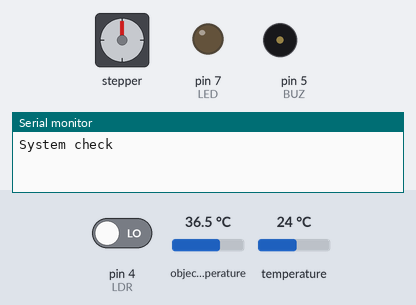
A sketch run on a simulated Arduino Uno, built with avr-gcc and run on an emulated ATmega328P. Parts: stepper motor, output pins drawn as LEDs (lit = HIGH), buzzer (waves = sounding, pin HIGH), the last lines printed to the serial monitor. Wiring (inferred from the names in the program): stepper motor (2048 steps per turn assumed): coils pin 8, pin 9, pin 10, pin 11. Dashed ring = blinking. The inputs (shaded band) are chosen by the test bench; at power-on: pin 4 (LDR) LOW, object temperature 36.5 °C, temperature 24 °C. Pins used as bus, display or sensor lines are not drawn.

Above: at 1.2 s.
1.3 s: pin 4 (LDR) driven HIGH
At 1.46 s:
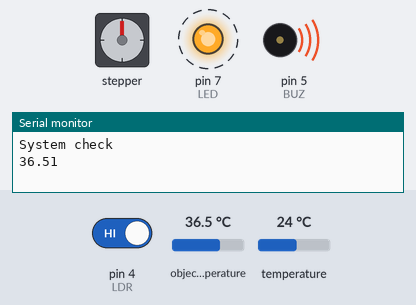
4.3 s: object temperature set to 27.3 °C
7.3 s: object temperature set to 26.7 °C
At 8.0 s:
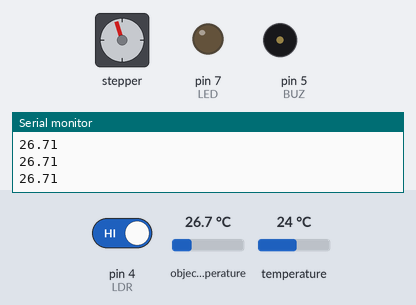
10.3 s: temperature set to 22.8 °C
At 10.45 s:
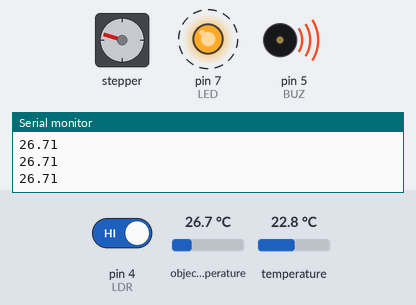
13.3 s: temperature set to 28 °C
At 13.66 s:
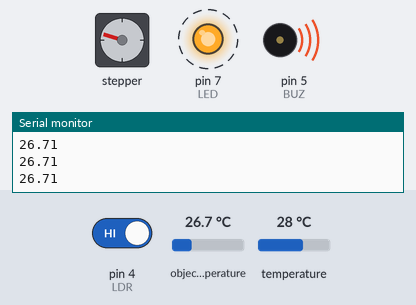
16.3 s: object temperature set to 30.6 °C
19.3 s: object temperature set to 31.3 °C
At 19.45 s:
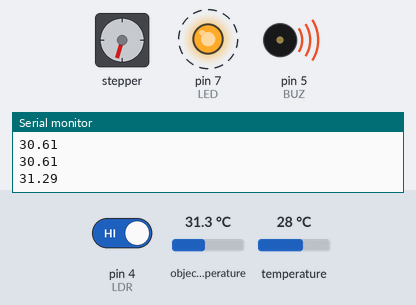
Timing chart, 0 to 59.4 s (numbered marks = the images above; inputs shaded):
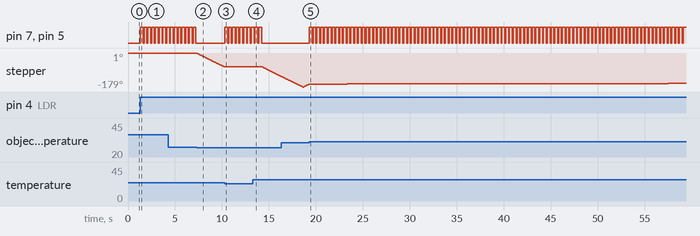

The sketch:

Agro_x_original_rec.ino
```cpp
//Previous Original code

#include <Adafruit_MLX90614.h>
#include <SoftwareSerial.h>

#define LDR 4
#define BUZ 5
#define LED 7

#define HRX 2
#define HTX 3

#define INT1 8
#define INT2 9
#define INT3 10
#define INT4 11

float Ambient = 0;
float Object = 0;
float threshold = 3;
int  StepNum= 0;
int StepDelay = 5;

Adafruit_MLX90614 mlx = Adafruit_MLX90614();
SoftwareSerial hc12(HRX, HTX);

void setup()
{
  Serial.begin(9600);
  hc12.begin(9600);

  while(!Serial);
  Serial.println("System check");

  if(!mlx.begin())
  {
    Serial.println("Connection error...!");
    while(1);
  };

  pinMode(LDR, INPUT);
  pinMode(BUZ, OUTPUT);
  pinMode(LED, OUTPUT);
  pinMode(INT1, OUTPUT);
  pinMode(INT2, OUTPUT);
  pinMode(INT3, OUTPUT);
  pinMode(INT4, OUTPUT);


  hc12.write("Connecting");

}

void loop()
{
  int LDRValue = digitalRead(LDR);

  if(LDRValue== 1)
  {
    rotateStepper180();
    delay(2000);
    rotateStepper360();
  }

}

int MLXTemperature()
{
  Ambient = mlx.readAmbientTempC();
  Object = mlx.readObjectTempC();
  Serial.println(Object);

  if(Object-Ambient> threshold)
  {
    hc12.write("det");


   for(int i=0;i<5;i++)
    {
      digitalWrite(LED, HIGH);
      digitalWrite(BUZ, HIGH);
      delay(300);
      digitalWrite(LED, LOW);
      digitalWrite(BUZ, LOW);
      delay(100);
      }

  }
}

void rotateStepper180()
{

  for(int i=0;i<1024;i++)
  {
    OneStep(false);
    delay(StepDelay);
    MLXTemperature();
  }

    for(int i=0;i<1024;i++)
  {
    OneStep(true);
    delay(StepDelay);
    MLXTemperature();
  }
}

void rotateStepper360()
{

  for(int i=0;i<2048;i++)
  {
    OneStep(false);
    delay(StepDelay);
    MLXTemperature();
  }

    for(int i=0;i<2048;i++)
  {
    OneStep(true);
    delay(StepDelay);
    MLXTemperature();
  }
}

void OneStep(bool dir)
{
  if(dir)
  {
    switch(StepNum)
    {
      case 0:
        digitalWrite(INT1, HIGH);
        digitalWrite(INT2, LOW);
        digitalWrite(INT3, LOW);
        digitalWrite(INT4, LOW);
      break;

      case 1:
        digitalWrite(INT1, LOW);
        digitalWrite(INT2, HIGH);
        digitalWrite(INT3, LOW);
        digitalWrite(INT4, LOW);
      break;

      case 2:
        digitalWrite(INT1, LOW);
        digitalWrite(INT2, LOW);
        digitalWrite(INT3, HIGH);
        digitalWrite(INT4, LOW);
      break;

      case 3:
        digitalWrite(INT1, LOW);
        digitalWrite(INT2, LOW);
        digitalWrite(INT3, LOW);
        digitalWrite(INT4, HIGH);
      break;
    }
  }

  else
  {
    switch(StepNum)
    {
      case 0:
        digitalWrite(INT1, LOW);
        digitalWrite(INT2, LOW);
        digitalWrite(INT3, LOW);
        digitalWrite(INT4, HIGH);
      break;

      case 1:
        digitalWrite(INT1, LOW);
        digitalWrite(INT2, LOW);
        digitalWrite(INT3, HIGH);
        digitalWrite(INT4, LOW);
      break;

      case 2:
        digitalWrite(INT1, LOW);
        digitalWrite(INT2, HIGH);
        digitalWrite(INT3, LOW);
        digitalWrite(INT4, LOW);
      break;

      case 3:
        digitalWrite(INT1, HIGH);
        digitalWrite(INT2, LOW);
        digitalWrite(INT3, LOW);
        digitalWrite(INT4, LOW);
    }
  }
  StepNum++;

  if(StepNum > 3)
  {
    StepNum = 0;
  }
}
```

Measured:
- the behaviour switches between 27.1 and 27 °C on object temperature (found by bisection; images 1 and 2)
- the behaviour switches between 23.7 and 23.6 °C on temperature (found by bisection; images 2 and 3)
- the behaviour switches between 31 and 31.1 °C on object temperature (found by bisection; images 4 and 5)
- after the input at 1.3 s, pin 7 (LED), pin 5 (BUZ): alternates HIGH for 0.30 s and LOW for 0.10 s, starting at once
- after the input at 7.3 s, pin 7 (LED), pin 5 (BUZ): stops changing and stays LOW; stepper: keeps turning counter-clockwise at about 25°/s, starting after 0.05 s
- after the input at 10.3 s, pin 7 (LED), pin 5 (BUZ): alternates HIGH for 0.30 s and LOW for 0.10 s, starting at once; stepper: stops changing and stays -73°
- after the input at 13.3 s, pin 7 (LED), pin 5 (BUZ): goes on until 14.2 s, then stays LOW
- after the input at 19.3 s, pin 7 (LED), pin 5 (BUZ): alternates HIGH for 0.30 s and LOW for 0.10 s, starting at once
